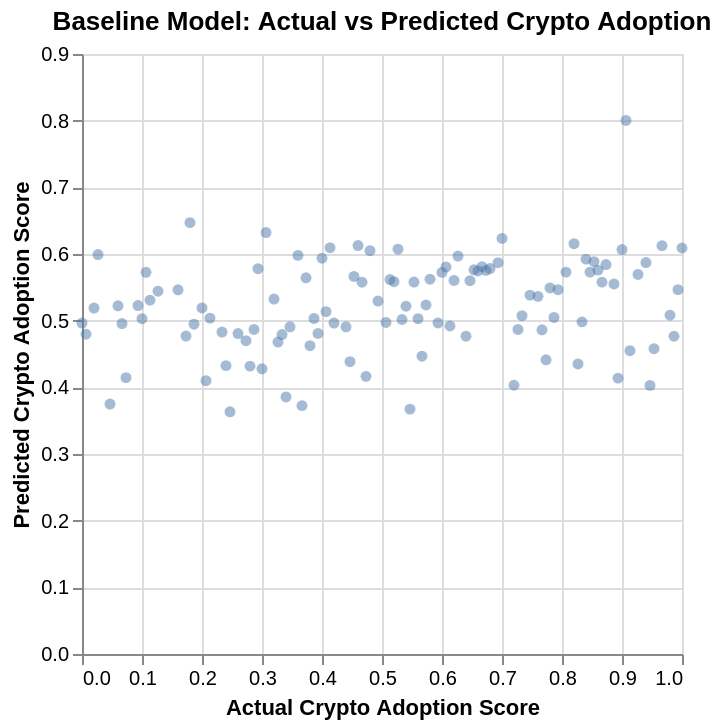

The notebook cell this image was saved under:
### Markdown cell above
Visualizing the baseline model performance by plotting actual vs predicted adoption scores:

### Code cell
import pandas as pd
import altair as alt

# Create dataframe with actual and predicted values
baseline_plot_df = pd.DataFrame({
    "actual": y,
    "predicted": model.predict(X)
})

# Scatter plot
points = alt.Chart(baseline_plot_df).mark_circle(opacity=0.5).encode(
    x=alt.X("actual", title="Actual Crypto Adoption Score"),
    y=alt.Y("predicted", title="Predicted Crypto Adoption Score")
).properties(
    title="Baseline Model: Actual vs Predicted Crypto Adoption"
)

points

### Figure 1 — Vega-Lite specification as saved in the notebook (floating-point values rounded to 4 significant figures)
{"config": {"view": {"continuousWidth": 300, "continuousHeight": 300}}, "data": {"name": "data-0c5f319cdab72948170acf25a36d2a19"}, "mark": {"type": "circle", "opacity": 0.5}, "encoding": {"x": {"field": "actual", "title": "Actual Crypto Adoption Score", "type": "quantitative"}, "y": {"field": "predicted", "title": "Predicted Crypto Adoption Score", "type": "quantitative"}}, "title": "Baseline Model: Actual vs Predicted Crypto Adoption", "$schema": "https://vega.github.io/schema/vega-lite/v6.1.0.json", "datasets": {"data-0c5f319cdab72948170acf25a36d2a19": [{"actual": 0.28, "predicted": 0.4318}, {"actual": 0.9067, "predicted": 0.8004}, {"actual": 0.4933, "predicted": 0.5295}, {"actual": 0.7467, "predicted": 0.5383}, {"actual": 0.5133, "predicted": 0.5616}, {"actual": 0.3933, "predicted": 0.4809}, {"actual": 0.5533, "predicted": 0.5579}, {"actual": 0.38, "predicted": 0.4625}, {"actual": 0.2733, "predicted": 0.4699}, {"actual": 0.7733, "predicted": 0.4412}, {"actual": 0.6533, "predicted": 0.5764}, {"actual": 0.1133, "predicted": 0.5308}, {"actual": 0.4667, "predicted": 0.5576}, {"actual": 0.02, "predicted": 0.5189}, {"actual": 0.3333, "predicted": 0.4791}, {"actual": 0.94, "predicted": 0.5871}, {"actual": 0.0, "predicted": 0.4964}, {"actual": 0.8867, "predicted": 0.5551}, {"actual": 0.64, "predicted": 0.4767}, {"actual": 0.66, "predicted": 0.5746}, {"actual": 0.8733, "predicted": 0.5842}, {"actual": 0.2867, "predicted": 0.4869}, {"actual": 0.2133, "predicted": 0.5038}, {"actual": 0.7667, "predicted": 0.4863}, {"actual": 0.4067, "predicted": 0.5136}, {"actual": 0.2933, "predicted": 0.578}, {"actual": 0.6667, "predicted": 0.5811}, {"actual": 0.8667, "predicted": 0.5578}, {"actual": 0.32, "predicted": 0.5324}, {"actual": 0.3867, "predicted": 0.5033}, {"actual": 0.72, "predicted": 0.4031}, {"actual": 0.56, "predicted": 0.503}, {"actual": 0.84, "predicted": 0.5923}, {"actual": 0.4133, "predicted": 0.6095}, {"actual": 0.8333, "predicted": 0.4982}, {"actual": 0.4533, "predicted": 0.5663}, {"actual": 0.86, "predicted": 0.5758}, {"actual": 0.9267, "predicted": 0.5694}, {"actual": 0.6467, "predicted": 0.5599}, {"actual": 0.7, "predicted": 0.6234}, {"actual": 0.07333, "predicted": 0.4145}, {"actual": 0.6, "predicted": 0.5724}, {"actual": 0.2067, "predicted": 0.4099}, {"actual": 0.24, "predicted": 0.4325}, {"actual": 0.4, "predicted": 0.5937}, {"actual": 0.6067, "predicted": 0.5805}, {"actual": 0.9867, "predicted": 0.4766}, {"actual": 1.0, "predicted": 0.609}, {"actual": 0.3267, "predicted": 0.4679}, {"actual": 0.5467, "predicted": 0.3673}, {"actual": 0.06, "predicted": 0.5222}, {"actual": 0.54, "predicted": 0.5216}, {"actual": 0.76, "predicted": 0.5365}, {"actual": 0.4467, "predicted": 0.4384}, {"actual": 0.8533, "predicted": 0.5886}, {"actual": 0.6267, "predicted": 0.5969}, {"actual": 0.82, "predicted": 0.6154}, {"actual": 0.8933, "predicted": 0.4138}, {"actual": 0.1867, "predicted": 0.4947}, {"actual": 0.1733, "predicted": 0.4769}, {"actual": 0.34, "predicted": 0.3855}, {"actual": 0.5267, "predicted": 0.6072}, {"actual": 0.46, "predicted": 0.6127}, {"actual": 0.48, "predicted": 0.605}, {"actual": 0.8267, "predicted": 0.4351}, {"actual": 0.6133, "predicted": 0.492}, {"actual": 0.3667, "predicted": 0.3725}, {"actual": 0.9133, "predicted": 0.455}, {"actual": 0.006667, "predicted": 0.4797}, {"actual": 0.1067, "predicted": 0.5726}, {"actual": 0.16, "predicted": 0.5462}, {"actual": 0.18, "predicted": 0.647}, {"actual": 0.2333, "predicted": 0.4829}, {"actual": 0.04667, "predicted": 0.375}, {"actual": 0.02667, "predicted": 0.5992}, {"actual": 0.1, "predicted": 0.503}, {"actual": 0.6933, "predicted": 0.5869}, {"actual": 0.1267, "predicted": 0.5442}, {"actual": 0.9933, "predicted": 0.5465}, {"actual": 0.2467, "predicted": 0.3633}, {"actual": 0.7933, "predicted": 0.5464}, {"actual": 0.3467, "predicted": 0.4907}, {"actual": 0.5333, "predicted": 0.5018}, {"actual": 0.3733, "predicted": 0.5643}, {"actual": 0.06667, "predicted": 0.4956}, {"actual": 0.9467, "predicted": 0.4029}, {"actual": 0.26, "predicted": 0.4806}, {"actual": 0.7267, "predicted": 0.4868}, {"actual": 0.9533, "predicted": 0.4579}, {"actual": 0.8467, "predicted": 0.5728}, {"actual": 0.6733, "predicted": 0.5755}, {"actual": 0.42, "predicted": 0.4964}, {"actual": 0.5667, "predicted": 0.4467}, {"actual": 0.5733, "predicted": 0.5235}, {"actual": 0.7333, "predicted": 0.5074}, {"actual": 0.58, "predicted": 0.5621}, {"actual": 0.5067, "predicted": 0.4974}, {"actual": 0.3, "predicted": 0.4279}, {"actual": 0.68, "predicted": 0.5782}, {"actual": 0.36, "predicted": 0.5979}, {"actual": 0.52, "predicted": 0.5585}, {"actual": 0.44, "predicted": 0.4908}, {"actual": 0.9, "predicted": 0.6067}, {"actual": 0.09333, "predicted": 0.5226}, {"actual": 0.4733, "predicted": 0.4165}, {"actual": 0.5933, "predicted": 0.4966}, {"actual": 0.78, "predicted": 0.5491}, {"actual": 0.9667, "predicted": 0.6125}, {"actual": 0.2, "predicted": 0.5191}, {"actual": 0.98, "predicted": 0.5082}, {"actual": 0.7867, "predicted": 0.5048}, {"actual": 0.8067, "predicted": 0.5728}, {"actual": 0.62, "predicted": 0.5604}, {"actual": 0.3067, "predicted": 0.6321}]}}
